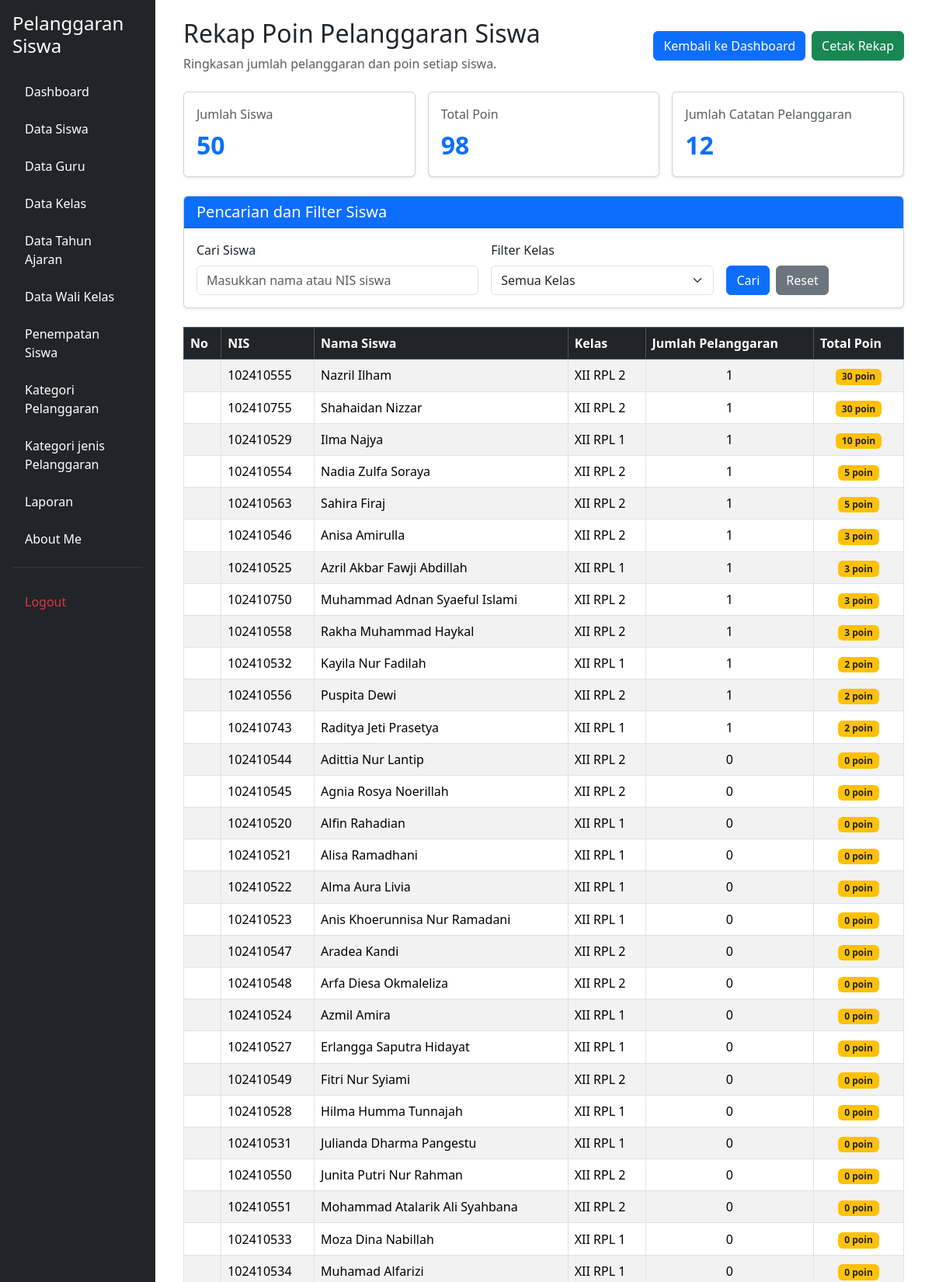
/rekap_poin.php (signed in, upper part), run on the app's committed database.
### tables this page shows
CREATE TABLE `t_siswa` (
  `id` int(11) NOT NULL,
  `nis` varchar(10) DEFAULT NULL,
  `nisn` varchar(10) NOT NULL,
  `nama` varchar(150) DEFAULT NULL,
  `jenis_kelamin` char(1) NOT NULL,
  `tanggal_lahir` date NOT NULL,
  `alamat` text NOT NULL,
  `status_aktif` tinyint(1) NOT NULL,
  `created_at` timestamp NOT NULL DEFAULT current_timestamp(),
  `updated_at` timestamp NOT NULL DEFAULT current_timestamp()
);

### rekap_poin.php (the view, shortened to what this page needs)
<?php
include 'config/koneksi.php';
$cari = isset($_GET['cari'])
    ? trim($_GET['cari'])
    : '';
$sql = "SELECT
            s.id AS siswa_id,
            s.nis,
            s.nama AS nama_siswa,
            COALESCE(k.nama, '-') AS nama_kelas,
            COALESCE(p.total_poin, 0) AS total_poin,
            COALESCE(p.jumlah_pelanggaran, 0) AS jumlah_pelanggaran
        FROM t_siswa s
        LEFT JOIN (
            SELECT
                siswa_id,
                SUM(poin) AS total_poin,
                COUNT(*) AS jumlah_pelanggaran
            FROM t_pelanggaran_siswa
            GROUP BY siswa_id
        ) p ON p.siswa_id = s.id
        LEFT JOIN (
            SELECT
                siswa_id,
                MAX(kelas_id) AS kelas_id
            FROM t_kelas_siswa
            WHERE status_aktif = 1
            GROUP BY siswa_id
        ) ks ON ks.siswa_id = s.id
        LEFT JOIN t_kelas k ON k.id = ks.kelas_id
        WHERE 1=1";
$sql .= " ORDER BY total_poin DESC, s.nama ASC";
$query_rekap = mysqli_query($koneksi, $sql);
$data_rekap = [];
$total_poin_semua = 0;
$total_catatan = 0;
while ($data = mysqli_fetch_assoc($query_rekap)) {
    $data_rekap[] = $data;
    $total_poin_semua += (int) $data['total_poin'];
    $total_catatan += (int) $data['jumlah_pelanggaran'];
}
$jumlah_siswa = count($data_rekap);
?>
<!DOCTYPE html>
<html lang="id">
<head>
    <link href="https://cdn.jsdelivr.net/npm/bootstrap@5.3.8/dist/css/bootstrap.min.css"
          rel="stylesheet">
    <link href="https://cdn.datatables.net/2.3.4/css/dataTables.bootstrap5.min.css"
          rel="stylesheet">
</head>
<body>
<div class="container-fluid">
    <div class="row">
        <?php include 'layout/sidebar.php'; ?>
        <main class="col-md-9 col-lg-10 p-4">
            <div class="container-fluid">
                <div class="d-flex justify-content-between align-items-center flex-wrap gap-2 mb-4">
                    <div>
                        <h2>Rekap Poin Pelanggaran Siswa</h2>
                        <p class="text-muted mb-0">
                            Ringkasan jumlah pelanggaran dan poin setiap siswa.
                        </p>
                    </div>
                    <div class="d-flex gap-2 no-print">
                        <a href="dashboard.php" class="btn btn-primary">
                            Kembali ke Dashboard
                        </a>
                        <button type="button"
                                onclick="window.print()"
                                class="btn btn-success">
                            Cetak Rekap
                        </button>
                    </div>
                </div>
                <div class="row g-3 mb-4">
                    <div class="col-md-4">
                        <div class="card shadow-sm h-100">
                            <div class="card-body">
                                <p class="text-muted mb-1">Jumlah Siswa</p>
                                <div class="angka">
                                    <?= $jumlah_siswa; ?>
                                </div>
                            </div>
                        </div>
                    </div>
                    <div class="col-md-4">
                        <div class="card shadow-sm h-100">
                            <div class="card-body">
                                <p class="text-muted mb-1">Total Poin</p>
                                <div class="angka">
                                    <?= $total_poin_semua; ?>
                                </div>
                            </div>
                        </div>
                    </div>
                    <div class="col-md-4">
                        <div class="card shadow-sm h-100">
                            <div class="card-body">
                                <p class="text-muted mb-1">
                                    Jumlah Catatan Pelanggaran
                                </p>
                                <div class="angka">
                                    <?= $total_catatan; ?>
                                </div>
                            </div>
                        </div>
                    </div>
                </div>
                <div class="card shadow-sm mb-4 no-print">
                    <div class="card-header bg-primary text-white">
                        <h5 class="mb-0">Pencarian dan Filter Siswa</h5>
                    </div>
                    <div class="card-body">
                        <form method="GET" action="rekap_poin.php">
                            <div class="row g-3">
                                <div class="col-md-5">
                                    <label for="cari" class="form-label">
                                        Cari Siswa
                                    </label>
                                    <input
                                        type="text"
                                        name="cari"
                                        id="cari"
                                        class="form-control"
                                        placeholder="Masukkan nama atau NIS siswa"
                                        value="<?= htmlspecialchars($cari); ?>">
                                </div>
                                <div class="col-md-4">
                                    <label for="kelas" class="form-label">
                                        Filter Kelas
                                    </label>
                                    <select name="kelas" id="kelas"
                                            class="form-select">
                                        <option value="">Semua Kelas</option>
                                    </select>
                                </div>
                                <div class="col-md-3 d-flex align-items-end gap-2">
                                    <button type="submit" class="btn btn-primary">
                                        Cari
                                    </button>
                                    <a href="rekap_poin.php" class="btn btn-secondary">
                                        Reset
                                    </a>
                                </div>
                            </div>
                        </form>
                    </div>
                </div>
                            <table id="tabelRekap"
                                   class="table table-striped table-bordered table-hover align-middle w-100">
                                <thead class="table-dark">
                                    <tr>
                                        <th>No</th>
                                        <th>NIS</th>
                                        <th>Nama Siswa</th>
                                        <th>Kelas</th>
                                        <th>Jumlah Pelanggaran</th>
                                        <th>Total Poin</th>
                                    </tr>
                                </thead>
                                <tbody>
                                    <?php foreach ($data_rekap as $data) { ?>
                                        <tr>
                                            <td></td>
                                            <td>
                                                <?= htmlspecialchars($data['nis'] ?? '-'); ?>
                                            </td>
                                            <td>
                                                <?= htmlspecialchars($data['nama_siswa'] ?? '-'); ?>
                                            </td>
                                            <td>
                                                <?= htmlspecialchars($data['nama_kelas'] ?? '-'); ?>
                                            </td>
                                            <td class="text-center">
                                                <?= (int) $data['jumlah_pelanggaran']; ?>
                                            </td>
                                            <td class="text-center">
                                                <span class="badge bg-warning text-dark">
                                                    <?= (int) $data['total_poin']; ?> poin
                                                </span>
                                            </td>
                                        </tr>
                                    <?php } ?>
                                </tbody>
                            </table>
                        </div>
                    </div>
                </div>
</body>
</html>

### rekap_poin.php (style rules this page uses)
.angka { font-size: 2rem; font-weight: bold; color: #0d6efd; }

### data on the page
t_siswa: nis "102410555", nama "Nazril Ilham", nama_kelas "XII RPL 2", jumlah_pelanggaran "1", total_poin "30"
t_siswa: nis "102410755", nama "Shahaidan Nizzar", nama_kelas "XII RPL 2", jumlah_pelanggaran "1", total_poin "30"
t_siswa: nis "102410529", nama "Ilma Najya", nama_kelas "XII RPL 1", jumlah_pelanggaran "1", total_poin "10"
t_siswa: nis "102410554", nama "Nadia Zulfa Soraya", nama_kelas "XII RPL 2", jumlah_pelanggaran "1", total_poin "5"
t_siswa: nis "102410563", nama "Sahira Firaj", nama_kelas "XII RPL 2", jumlah_pelanggaran "1", total_poin "5"
t_siswa: nis "102410546", nama "Anisa Amirulla", nama_kelas "XII RPL 2", jumlah_pelanggaran "1", total_poin "3"
t_siswa: nis "102410525", nama "Azril Akbar Fawji Abdillah", nama_kelas "XII RPL 1", jumlah_pelanggaran "1", total_poin "3"
t_siswa: nis "102410750", nama "Muhammad Adnan Syaeful Islami", nama_kelas "XII RPL 2", jumlah_pelanggaran "1", total_poin "3"
t_siswa: nis "102410558", nama "Rakha Muhammad Haykal", nama_kelas "XII RPL 2", jumlah_pelanggaran "1", total_poin "3"
t_siswa: nis "102410532", nama "Kayila Nur Fadilah", nama_kelas "XII RPL 1", jumlah_pelanggaran "1", total_poin "2"
t_siswa: nis "102410556", nama "Puspita Dewi", nama_kelas "XII RPL 2", jumlah_pelanggaran "1", total_poin "2"
t_siswa: nis "102410743", nama "Raditya Jeti Prasetya", nama_kelas "XII RPL 1", jumlah_pelanggaran "1", total_poin "2"
t_siswa: nis "102410544", nama "Adittia Nur Lantip", nama_kelas "XII RPL 2", jumlah_pelanggaran "0", total_poin "0"
t_siswa: nis "102410545", nama "Agnia Rosya Noerillah", nama_kelas "XII RPL 2", jumlah_pelanggaran "0", total_poin "0"
t_siswa: nis "102410520", nama "Alfin Rahadian", nama_kelas "XII RPL 1", jumlah_pelanggaran "0", total_poin "0"
t_siswa: nis "102410521", nama "Alisa Ramadhani", nama_kelas "XII RPL 1", jumlah_pelanggaran "0", total_poin "0"
t_siswa: nis "102410522", nama "Alma Aura Livia", nama_kelas "XII RPL 1", jumlah_pelanggaran "0", total_poin "0"
t_siswa: nis "102410523", nama "Anis Khoerunnisa Nur Ramadani", nama_kelas "XII RPL 1", jumlah_pelanggaran "0", total_poin "0"
t_siswa: nis "102410547", nama "Aradea Kandi", nama_kelas "XII RPL 2", jumlah_pelanggaran "0", total_poin "0"
t_siswa: nis "102410548", nama "Arfa Diesa Okmaleliza", nama_kelas "XII RPL 2", jumlah_pelanggaran "0", total_poin "0"
t_siswa: nis "102410524", nama "Azmil Amira", nama_kelas "XII RPL 1", jumlah_pelanggaran "0", total_poin "0"
t_siswa: nis "102410527", nama "Erlangga Saputra Hidayat", nama_kelas "XII RPL 1", jumlah_pelanggaran "0", total_poin "0"
t_siswa: nis "102410549", nama "Fitri Nur Syiami", nama_kelas "XII RPL 2", jumlah_pelanggaran "0", total_poin "0"
t_siswa: nis "102410528", nama "Hilma Humma Tunnajah", nama_kelas "XII RPL 1", jumlah_pelanggaran "0", total_poin "0"
t_siswa: nis "102410531", nama "Julianda Dharma Pangestu", nama_kelas "XII RPL 1", jumlah_pelanggaran "0", total_poin "0"
t_siswa: nis "102410550", nama "Junita Putri Nur Rahman", nama_kelas "XII RPL 2", jumlah_pelanggaran "0", total_poin "0"
t_siswa: nis "102410551", nama "Mohammad Atalarik Ali Syahbana", nama_kelas "XII RPL 2", jumlah_pelanggaran "0", total_poin "0"
t_siswa: nis "102410533", nama "Moza Dina Nabillah", nama_kelas "XII RPL 1", jumlah_pelanggaran "0", total_poin "0"
t_siswa: nis "102410534", nama "Muhamad Alfarizi", nama_kelas "XII RPL 1", jumlah_pelanggaran "0", total_poin "0"

### other printed values
$jumlah_siswa "50"
$total_poin_semua "98"
$total_catatan "12"
